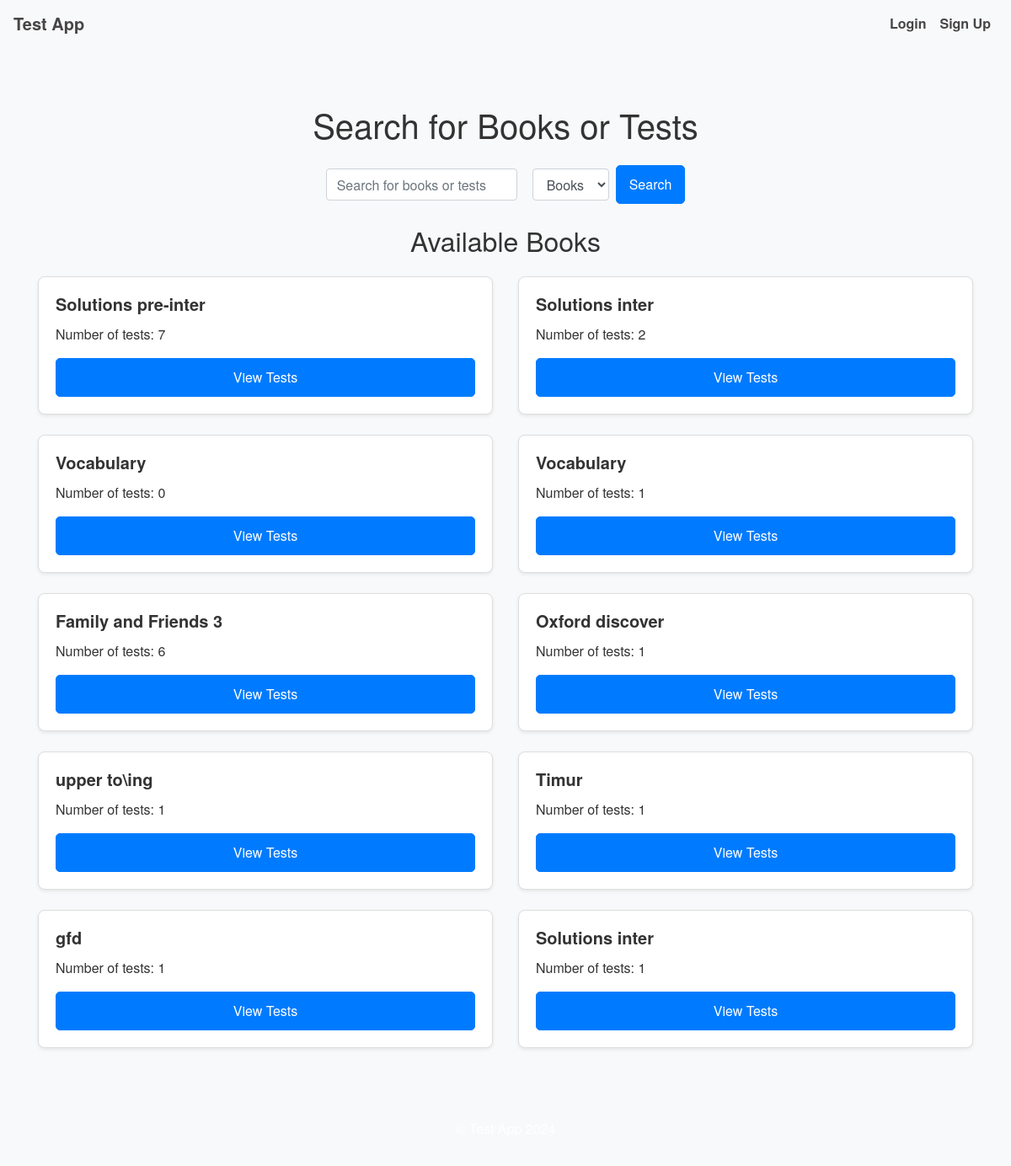
Before: / with the older database file.
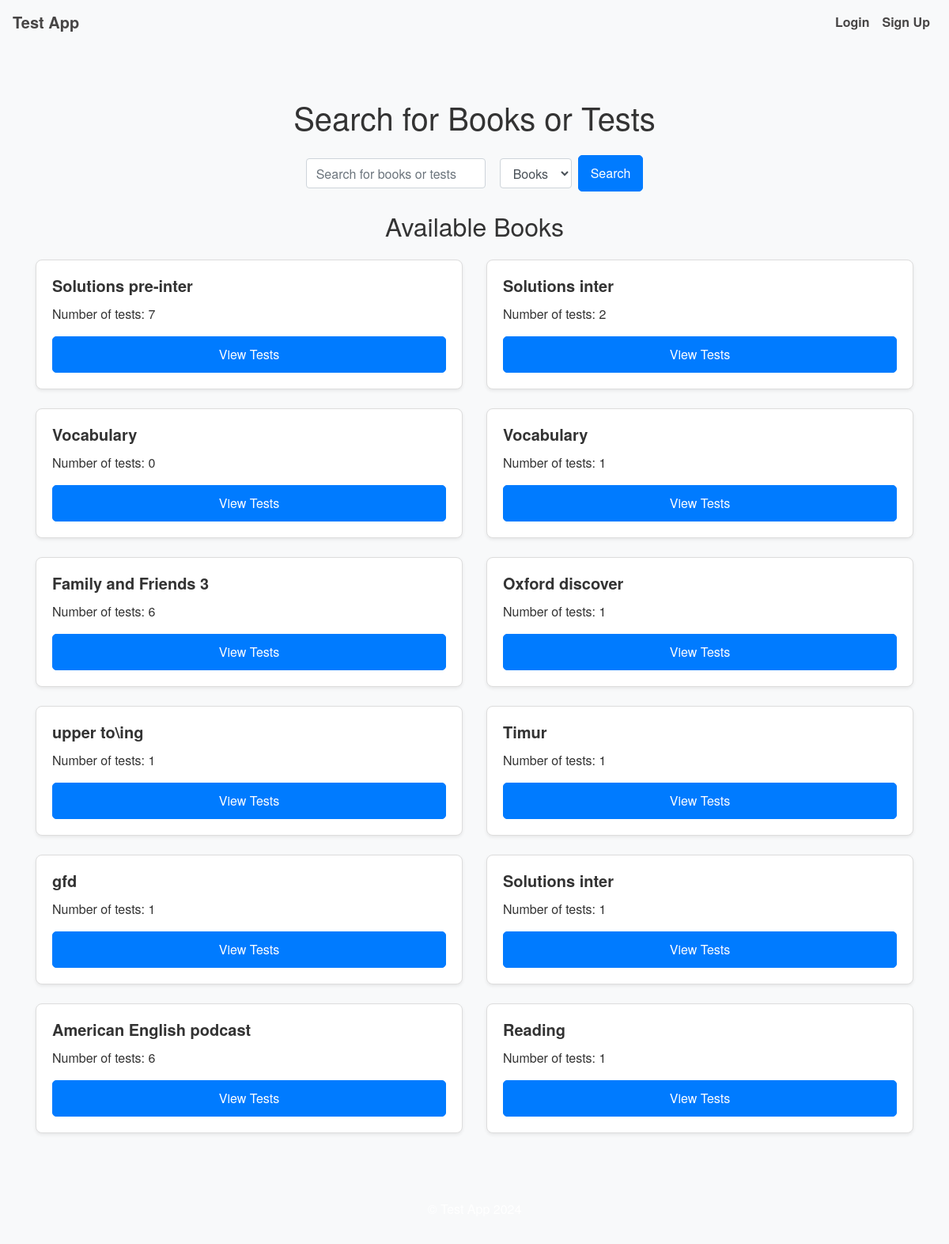
After: the same page with the newer database file.
### app.py (models this page shows)
class Book(db.Model):
    __tablename__ = 'book'  # Explicitly specify table name
    id = db.Column(db.Integer, primary_key=True)
    title = db.Column(db.String(150), nullable=False)
    tests = db.relationship('Test', backref='book', lazy=True)

### app.py (the view)
@app.route('/')
def index():
    books = Book.query.all()  # Fetch all books
    return render_template('index.html', books=books)

### app.py (called while the page is built)
@app.context_processor
def inject_csrf_token():
    return dict(csrf_token=generate_csrf())

### templates/index.html (shortened to what this page needs)
{% extends "base.html" %}
{% block content %}
  <h1 class="my-4 text-center">Search for Books or Tests</h1>
  <form method="GET" action="{{ url_for('search') }}" class="form-inline justify-content-center mb-4">
    <div class="form-group">
      <input type="text" name="query" id="search_query" class="form-control" placeholder="Search for books or tests" required>
    </div>
    <div class="form-group mx-2">
      <select name="search_option" id="search_option" class="form-control">
        <option value="books">Books</option>
      </select>
    </div>
    <button type="submit" class="btn btn-primary">Search</button>
  </form>
  <h2 class="my-4 text-center">Available Books</h2>
  <div class="row">
    {% for book in books %}
      <div class="col-12 col-md-6 mb-4">
        <div class="card h-100 shadow-sm">
          <div class="card-body">
            <h5 class="card-title">{{ book.title }}</h5>
            <p class="card-text">Number of tests: {{ book.tests|length }}</p>
            <a href="{{ url_for('book_tests', book_id=book.id) }}" class="btn btn-primary btn-block">View Tests</a>
          </div>
        </div>
      </div>
    {% else %}
      <p class="text-center">No books available.</p>
    {% endfor %}
  </div>
{% endblock %}

### templates/base.html (shortened to what this page needs)
<!DOCTYPE html>
<html lang="en">
<head>
  <link rel="stylesheet" href="https://stackpath.bootstrapcdn.com/bootstrap/4.5.2/css/bootstrap.min.css">
  <link rel="stylesheet" href="{{ url_for('static', filename='styles.css') }}">
</head>
<body>
  <nav class="navbar navbar-expand-lg navbar-light bg-light">
    <a class="navbar-brand" href="{{ url_for('index') }}">Test App</a>
    <div class="collapse navbar-collapse" id="navbarNav">
      <ul class="navbar-nav ml-auto">
        {% if current_user.is_authenticated %}
          <li class="nav-item">
            <span class="navbar-text">Hello, {{ current_user.username }}!</span>
          </li>
          <li class="nav-item">
            <a class="nav-link" href="{{ url_for('logout') }}">Logout</a>
          </li>
        {% else %}
          <li class="nav-item">
            <a class="nav-link" href="{{ url_for('login') }}">Login</a>
          </li>
          <li class="nav-item">
            <a class="nav-link" href="{{ url_for('signup') }}">Sign Up</a>
          </li>
        {% endif %}
      </ul>
    </div>
  </nav>
  <div class="container mt-4">
    {% block content %}{% endblock %}
  </div>
  <footer class="bg-light text-center py-3 mt-4">
    <p>© Test App 2024</p>
  </footer>
</body>
</html>

### static/styles.css (style rules this page uses)
body { font-family: 'Helvetica Neue', Arial, sans-serif; background-color: #f8f9fa; color: #333; }
.navbar { background-color: #007bff; }
.navbar-brand, .nav-link { color: rgb(71, 69, 69) !important; font-weight: bold; }
.container { padding-top: 20px; padding-bottom: 20px; }
.card { border: 1px solid #ddd; border-radius: 8px; transition: transform 0.2s ease-in-out; }
.card-title { font-size: 1.25rem; font-weight: bold; }
.card-text { font-size: 1rem; }
.btn { font-size: 1rem; padding: 10px 15px; border-radius: 5px; }
.btn-primary { background-color: #007bff; border-color: #007bff; }
.form-inline .form-group { margin-right: 10px; }
input.form-control, select.form-control { width: auto; display: inline-block; vertical-align: middle; }
footer { background-color: #007bff; color: white; padding: 20px 0; text-align: center; }
@media (min-width: 769px) { .card { transition: transform 0.2s ease-in-out; } }

Changed rows visible on the page:
added Book: title "American English podcast", tests|length "6"
added Book: title "Reading", tests|length "1"
